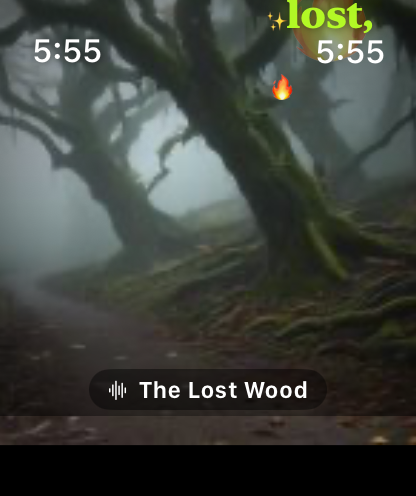
#> input picture watchos/CSSWatch/appstore-screenshots/01-emotion-subtitle-burst.png, 416 x 496 px, given in place of cssWatch.png, which was not available
$ python _build-marketing-frames.py
#> lines starting #> are read from the running program, lines starting #| are printed output that depends on the picture; pictures that were not available may be replaced by others from this repository, and a replacement may not be noted
from PIL import Image, ImageDraw, ImageFont, ImageFilter
D="/private/tmp/claude-501/-Users-jing-cssOS--claude-worktrees-modest-elbakyan-9774a9/3844656a-5fe3-466d-9289-2ca3775439fd/scratchpad"
BEZEL="/Users/jing/Downloads/cssWatch.png"
OUT="/Users/jing/cssOS/watchos/CSSWatch/appstore-screenshots"
SX,SY,SW,SH = 189,401,632,748          # screen rect in bezel (1024x1536)
RAD=72
SF="/System/Library/Fonts/SFNS.ttf"
SFR="/System/Library/Fonts/SFNSRounded.ttf"
def font(sz,rounded=True):
    try: return ImageFont.truetype(SFR if rounded else SF, sz)
    except: return ImageFont.truetype("/System/Library/Fonts/Supplemental/Arial Bold.ttf", sz)

def rounded_mask(w,h,r):
    m=Image.new("L",(w,h),0); d=ImageDraw.Draw(m)
    d.rounded_rectangle([0,0,w-1,h-1],radius=r,fill=255); return m

def make(shot, headline, sub, outname):
#> called with shot = 'm8.png', headline = 'Lyrics burst, word by word', sub = 'then the whole line fades together', outname = 'mkt-01-emotion-subtitle.png'
    bez=Image.open(BEZEL).convert("RGB")
    s=Image.open(f"{D}/{shot}").convert("RGB").resize((SW,SH),Image.LANCZOS)
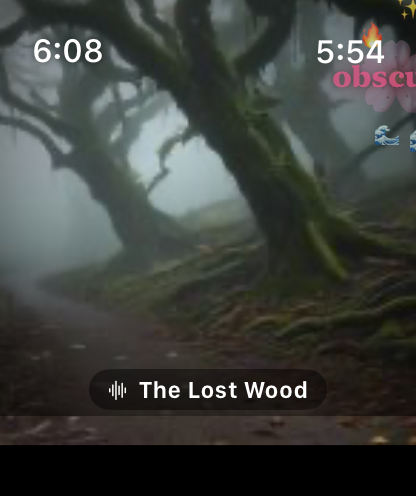
#> input picture watchos/CSSWatch/appstore-screenshots/01b-burst-alt.png, 416 x 496 px, given in place of m8.png, which was not available
    bez.paste(s,(SX,SY),rounded_mask(SW,SH,RAD))
#> in rounded_mask, `m = Image.new('L', (w, h), 0)`: m: PIL image 632x748 L; every value is 0
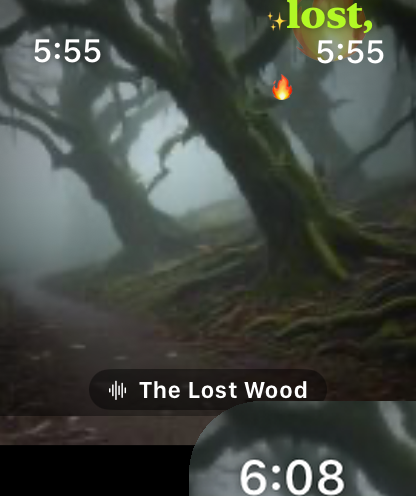
#> bez: PIL image 416x496 RGB; mean R, G, B 67.1, 72.3, 66.1
    d=ImageDraw.Draw(bez)
    # top wordmark
    wm=font(46); t="cssWatch"
    w=d.textlength(t,font=wm); d.text(((1024-w)/2,150),t,font=wm,fill=(245,245,247))
#> after `w = d.textlength(t, font=wm)`: w = 216.5
    tl=font(30); st="Emotion-subtitle music"
    w=d.textlength(st,font=tl); d.text(((1024-w)/2,212),st,font=tl,fill=(165,165,172))
#> after `w = d.textlength(st, font=tl)`: w = 345.4
    # bottom headline (centered, may wrap to 2 lines)
    hf=font(60)
    words=headline.split(); lines=[]; cur=""
    for wd in words:
        test=(cur+" "+wd).strip()
        if d.textlength(test,font=hf)>900: lines.append(cur); cur=wd
        else: cur=test
#> after the loop, lines = []
    lines.append(cur)
    y=1330
    for ln in lines:
        w=d.textlength(ln,font=hf); d.text(((1024-w)/2,y),ln,font=hf,fill=(250,250,252)); y+=70
#> this loop made 1 pass
#> (ln, w, y) on pass 1: ('Lyrics burst, word by word', 788.6, 1400)
#> after the loop, y = 1400
    if sub:
        sf2=font(30); w=d.textlength(sub,font=sf2); d.text(((1024-w)/2,y+6),sub,font=sf2,fill=(175,175,184))
#> after `w = d.textlength(sub, font=sf2)`: w = 519.2
    bez.save(f"{OUT}/{outname}")
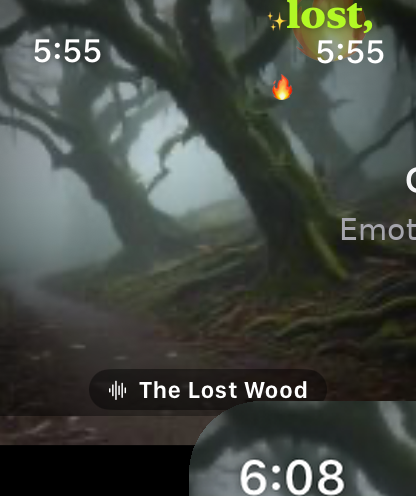
#> saved as mkt-01-emotion-subtitle.png: PIL image 416x496 RGB; mean R, G, B 67.5, 72.7, 66.6
    print("wrote",outname,bez.size)
#| wrote mkt-01-emotion-subtitle.png (416, 496)

make("m8.png","Lyrics burst, word by word","then the whole line fades together","mkt-01-emotion-subtitle.png")
make("shot4.png","Your wrist, your cinema","A tiny music video, always with you","mkt-02-cover.png")
#> the loop in make (call 2), `for ln in lines:` made 1 pass
#> (ln, w, y) on pass 1: ('Your wrist, your cinema', 704.4, 1400)
#| wrote mkt-02-cover.png (416, 496)
make("m20.png","Music blooms to the rim","Emoji drift in with the melody","mkt-03-instrumental.png")
#> (the run stopped early here; a loop or call above may not have finished)
